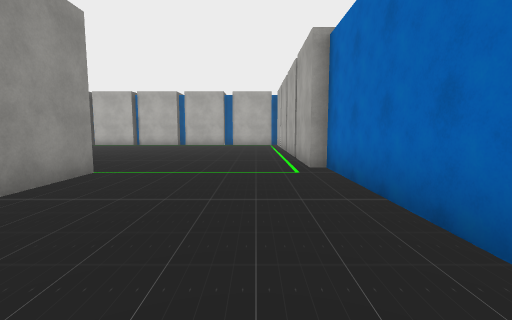
[1] (above)

16 first-person views from a walk through a scene from a Unity 3-D project. The camera is 1.5 m above the floor, tilts 6° down and sees 85° across. The floor is counted in squares, 2 m on a side. Each view is taken from the middle of a square. On the plan, view 1 faces up. The plan holds only what a view shows up to about 10 squares ahead; the rest is blank. The place goes on beyond the plan. Some surface patterns are stand-ins.

[2]
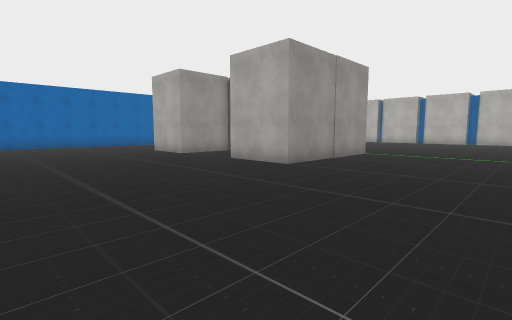

[3]
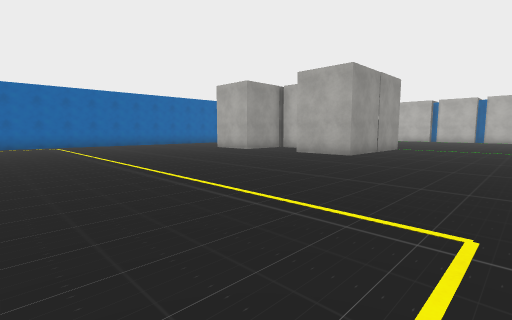

[4]
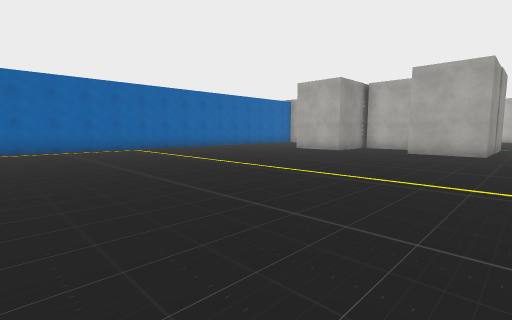

[5]
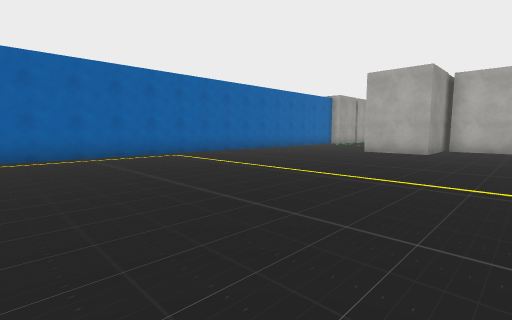

[6]
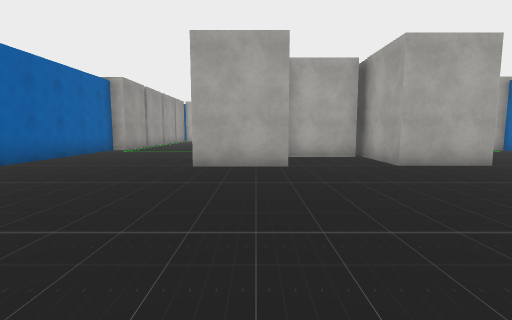

[7]
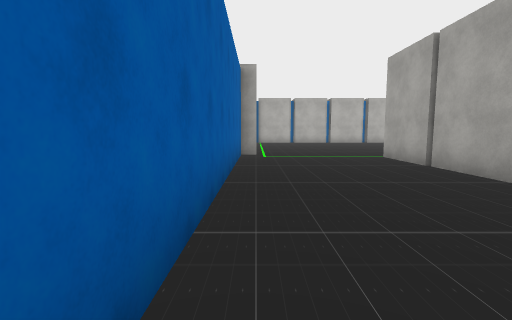

[8]
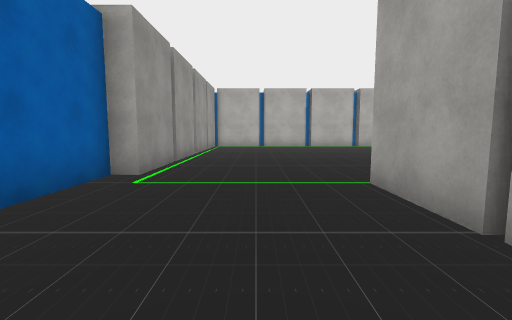

[9]
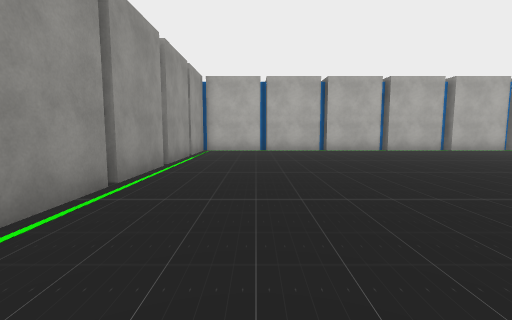

[10]
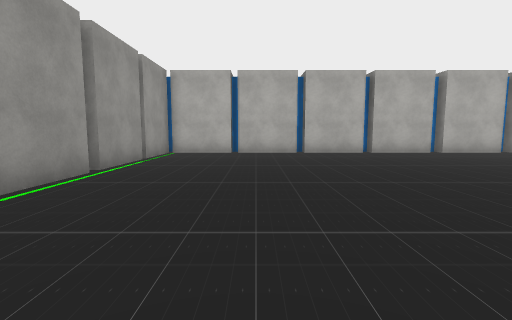

[11]
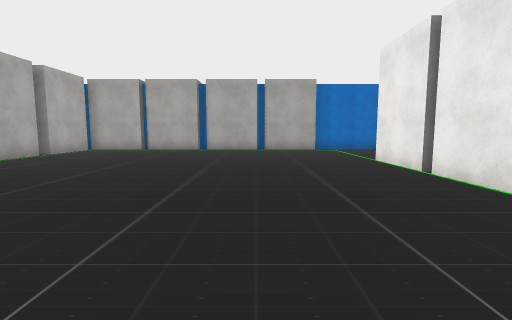

[12]
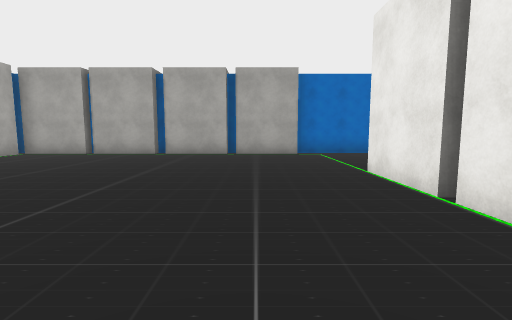

[13]
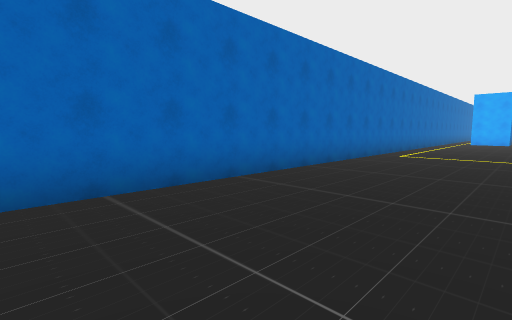

[14]
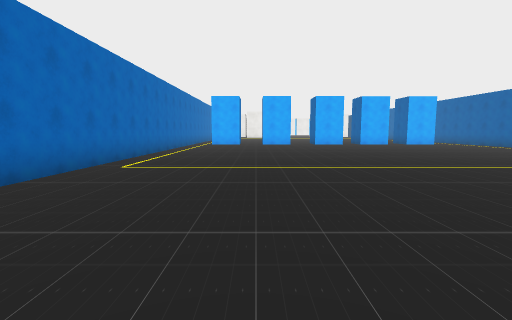

[15]
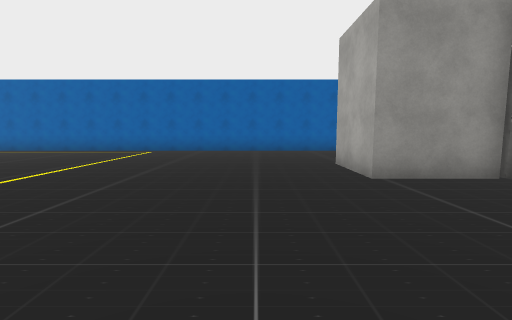

[16]
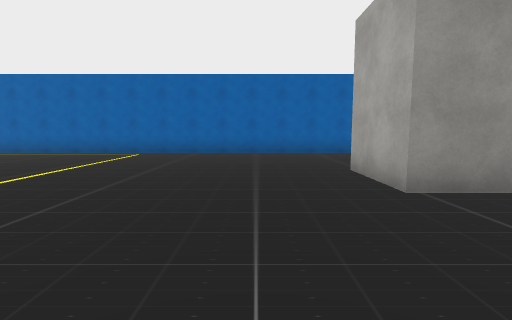

### Floor plan
Points are (right, up) in squares from view 1. A wall is a line through its corners. A room is listed if a view was taken in it or the views show most of it. See-through windows are left out.
Room 1 (views 1, 2, 3, 4, 5, 6, 7, 8, 9, 10, 13, 14, 15, 16)
walls: (-5.1, 2.9) (-7.3, 2.9) (-7.3, 0.8) (-9.4, 0.8) (-9.4, 5); (-2.9, 4.9) (-2.9, 0.8) (-4.9, 0.8) (-4.9, 4.9); (1.4, -9) (1.4, 5.7) (1.1, 5.7); (-13, 5.7) (-13.5, 5.7) (-13.5, -9.5)
ways out: opening at (-11, 5.7) to room 2; opening at (-1, 5.7) to room 2
Room 2 (views 11, 12)
walls: (-6.2, 14.5) (-8.4, 14.5); (-4, 14.5) (-6, 14.5); (-8.5, 14.5) (-10.6, 14.5); (-6.8, 4.9) (-5.1, 4.9); (-4.9, 4.9) (-2.9, 4.9); (-1.6, 14.5) (-3.6, 14.5); (-10.8, 14.5) (-13, 14.5) (-13, 12.5); (-13, 10) (-13, 7.9); (-13, 7.8) (-13, 5.7); (-13, 12.4) (-13, 10.2); (1.1, 7.9) (1.1, 10); (1.5, 10.3) (1.1, 10.3) (1.1, 12.4); (1.1, 12.5) (1.1, 14.5) (-1.2, 14.5); (1.1, 5.7) (1.1, 7.8)
ways out: opening at (-11, 5.7) to room 1; opening at (-1, 5.7) to room 1

Where each view was taken, in squares from view 1:
view 1: 0 up, 0 right, facing up
view 2: 4 down, 1 right, facing up-left
view 3: 7 down, 1 right, facing up-left
view 4: 9 down, 2 left, facing up-left
view 5: 9 down, 5 left, facing up-left
view 6: 5 down, 8 left, facing up
view 7: 3 down, 13 left, facing up
view 8: 1 up, 11 left, facing up
view 9: 4 up, 11 left, facing up
view 10: 5 up, 10 left, facing up
view 11: 8 up, 10 left, facing right
view 12: 7 up, 8 left, facing right
view 13: 4 up, 2 left, facing down-right
view 14: 1 up, 2 left, facing down
view 15: 1 down, 3 left, facing left
view 16: 1 down, 4 left, facing left
